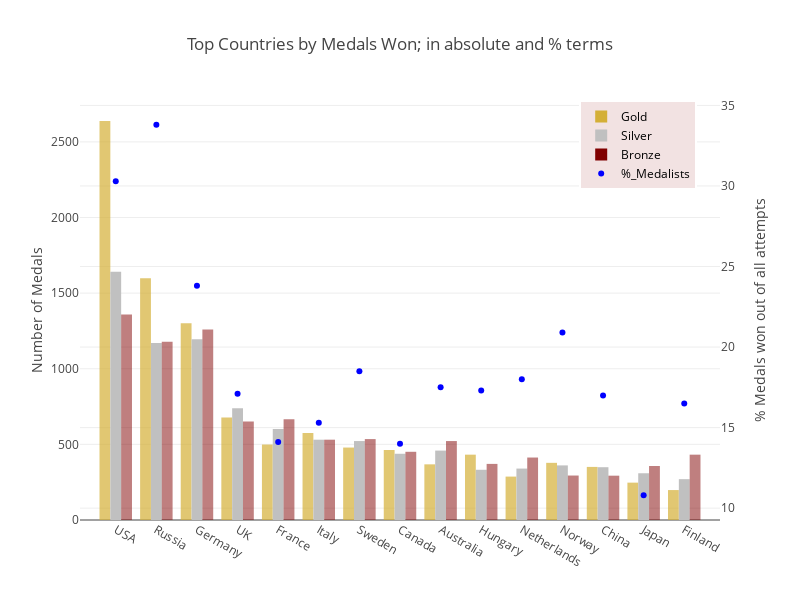

Notebook code cell kept with this figure:
### Code cell
# create df with a medal count by type of medal and country
medals = pd.DataFrame(clean.groupby('Medal')['Country'].value_counts())\
                .rename(columns={'Country':'Medal_Count'}).reset_index() 
                # Out: 3 columns: Medal/Country/Medal count (by type of medal)

# make pivot table with country as rows and medal type as collumn, fill missing values with zero (no medals)
medals_piv = medals.pivot(index='Country',columns='Medal').fillna(0)

# add total medals column and total overall (number of athletes participating)
medals_piv['Total_Medals'] = medals_piv.Medal_Count.Bronze + medals_piv.Medal_Count.Silver \
                            + medals_piv.Medal_Count.Gold
medals_piv['Total_Athletes'] = medals_piv.Medal_Count.sum(axis=1)

# add column for total medals won as a % of total athelet participants 
medals_piv['%medalists'] = round(100* medals_piv['Total_Medals']/medals_piv['Total_Athletes'],1)

# sort data frame in descending order using the total medals column
medals_piv = medals_piv.sort_values(by='Total_Medals',ascending=False)

traceG = go.Bar(x = medals_piv.index, y = medals_piv.Medal_Count.Gold.head(15).values, name="Gold",
               marker=dict( color='rgb(212,175,55)', opacity=0.7, reversescale = True))

traceS = go.Bar(x = medals_piv.index, y = medals_piv.Medal_Count.Silver.head(15).values, name="Silver",
               marker=dict( color='rgb(192,192,192)', opacity=1, reversescale = True))

traceB = go.Bar(x = medals_piv.index, y = medals_piv.Medal_Count.Bronze.head(15).values, name="Bronze",
               marker=dict( color='rgb(128,0,0)', opacity=0.5, reversescale = True))

trace_perc = go.Scatter(x= medals_piv.index , y = medals_piv['%medalists'].head(15).values,name="%_Medalists",  
                        yaxis='y2',marker=dict(color="Blue"),mode = "markers")

layout = go.Layout(title='Top Countries by Medals Won; in absolute and % terms', height=600, width=800, autosize=False,                   yaxis = dict(title = 'Number of Medals'),
                   yaxis2 = dict(title='% Medals won out of all attempts', anchor='x',overlaying='y',side='right'),
                   legend=dict( x=0.78,y=1, traceorder='normal',font=dict(color='#000'), bgcolor='#F2E2E2',
                               bordercolor='#FFFFFF',borderwidth=2), 
                   barmode='group')

fig = go.Figure(data = [traceG ,traceS ,traceB ,trace_perc], layout = layout)
iplot(fig, filename = "medal")

### Figure 1 — Plotly figure (JSON) as saved in the notebook; plotly's stock layout.template omitted (floating-point values rounded to 4 significant figures; data arrays with more than 128 entries replaced by an {"elided": "..."} marker saying what was removed)
{"data": [{"marker": {"color": "rgb(212,175,55)", "opacity": 0.7, "reversescale": true}, "name": "Gold", "type": "bar", "uid": "66c43cee-fd58-11e8-9d0e-6a00023e0920", "x": {"elided": "209 str values"}, "y": [2638, 1599, 1301, 677, 499, 575, 479, 463, 368, 432, 287, 378, 351, 247, 198]}, {"marker": {"color": "rgb(192,192,192)", "opacity": 1, "reversescale": true}, "name": "Silver", "type": "bar", "uid": "66c43f0a-fd58-11e8-9e5a-6a00023e0920", "x": {"elided": "209 str values"}, "y": [1641, 1170, 1195, 739, 602, 531, 522, 438, 459, 332, 340, 361, 349, 309, 270]}, {"marker": {"color": "rgb(128,0,0)", "opacity": 0.5, "reversescale": true}, "name": "Bronze", "type": "bar", "uid": "66c44036-fd58-11e8-9be8-6a00023e0920", "x": {"elided": "209 str values"}, "y": [1358, 1178, 1260, 651, 666, 531, 535, 451, 522, 371, 413, 294, 293, 357, 432]}, {"marker": {"color": "Blue"}, "mode": "markers", "name": "%_Medalists", "type": "scatter", "uid": "66c44138-fd58-11e8-950e-6a00023e0920", "x": {"elided": "209 str values"}, "y": [30.3, 33.8, 23.8, 17.1, 14.1, 15.3, 18.5, 14, 17.5, 17.3, 18, 20.9, 17, 10.8, 16.5], "yaxis": "y2"}], "layout": {"autosize": false, "barmode": "group", "height": 600, "legend": {"bgcolor": "#F2E2E2", "bordercolor": "#FFFFFF", "borderwidth": 2, "font": {"color": "#000"}, "traceorder": "normal", "x": 0.78, "y": 1}, "title": "Top Countries by Medals Won; in absolute and % terms", "width": 800, "yaxis": {"title": "Number of Medals"}, "yaxis2": {"anchor": "x", "overlaying": "y", "side": "right", "title": "% Medals won out of all attempts"}}}
